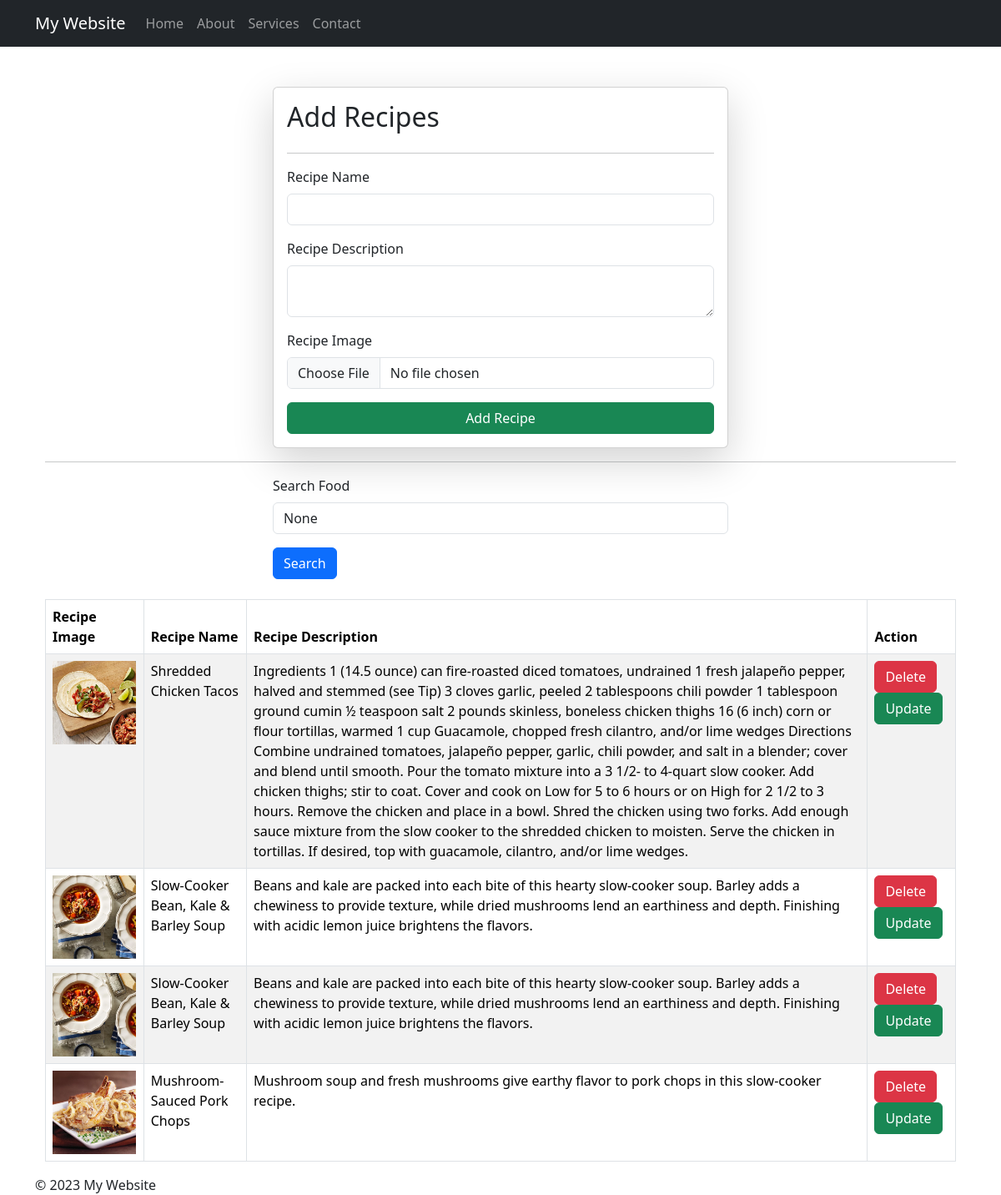
Page /recipes/ on the earlier database version.
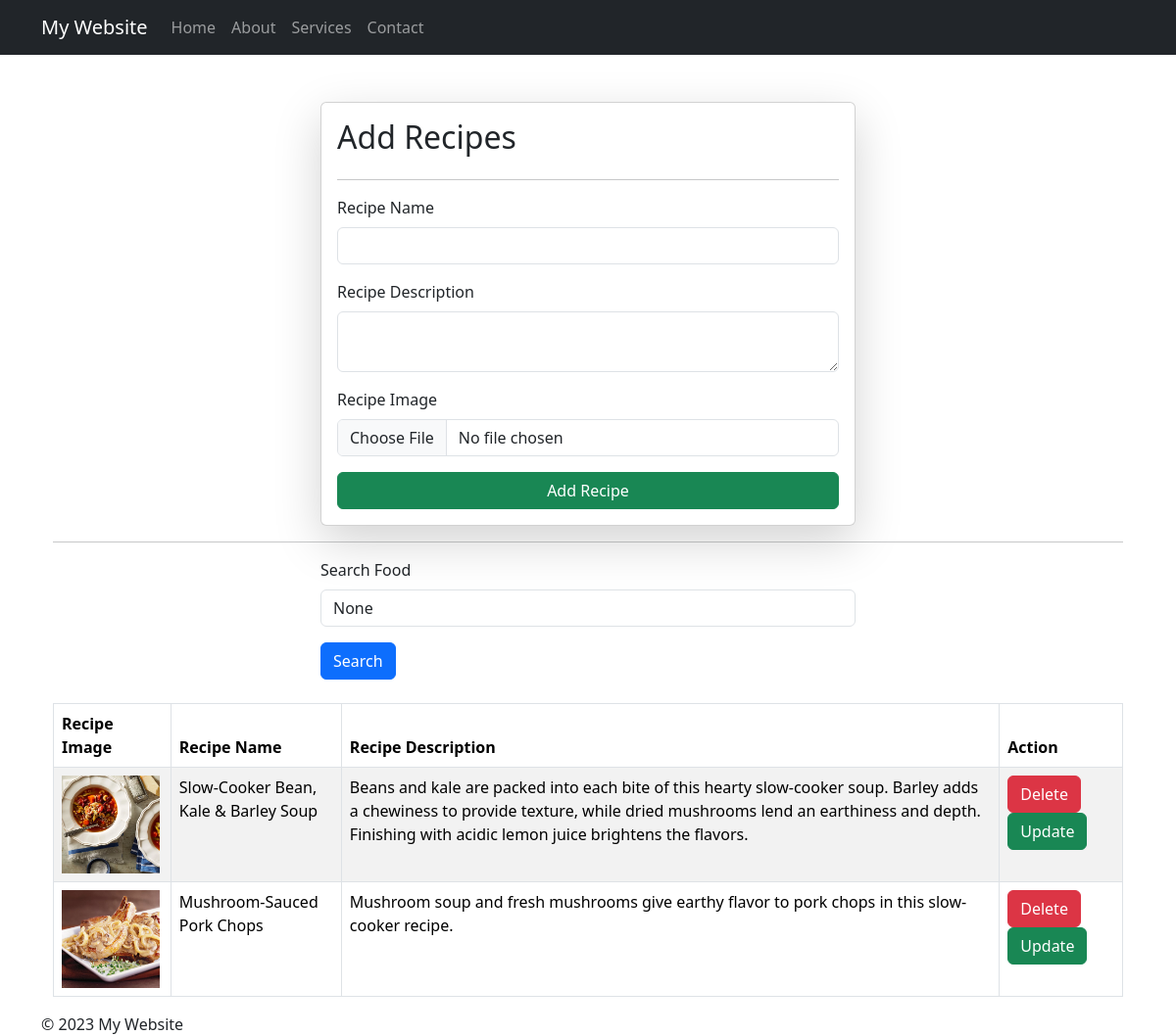
Same page on the later database version.
### Recipes/models.py (models this page shows)
class Recipe(models.Model):
    recipe_name = models.CharField(max_length=100)
    recipe_description = models.TextField()
    recipe_image = models.ImageField(upload_to="recipe_images")

### Recipes/views.py (the view, shortened to what this page needs)
# urls.py: path('recipes/', include("Recipes.urls")),
def recipes(request):
    if request.method == "GET":
        queryset = Recipe.objects.all()
        if request.GET.get('search'):
            queryset = queryset.filter(recipe_name__icontains=request.GET.get('search'))
        context = {'recipes': queryset, 'search_param': request.GET.get('search')}
        return render(request, "recipes.html", context)

### Recipes/templates/recipes.html (shortened to what this page needs)
{% extends "base.html" %}
{% block content %}
<div class = "container mt-5">
  <form class="col-6 mx-auto card p-3 shadow-lg" method="post" enctype="multipart/form-data">
    <h2>Add Recipes</h2>
    <hr>
    <div class="mb-3">
      <label class="form-label">Recipe Name</label>
      <input type="text" class="form-control" name="recipe_name" required>
    </div>
    <div class="mb-3">
      <label class="form-label">Recipe Description</label>
      <textarea name="recipe_description" class="form-control" required></textarea>
    </div>
    <div class="mb-3">
      <label class="form-label">Recipe Image</label>
      <input name="recipe_image" type="file" class="form-control" >
    </div>
    <button type="submit" class="btn btn-success">Add Recipe</button>
  </form>
  <hr>
  <div class="mx-auto col-6">
    <form>
      <div class="mb-3">
        <label class="form-label">Search Food</label>
        <input name="search" type="text" class="form-control" placeholder="Search your favorite recipe" value="{{search_param}}">
      </div>
      <button type="submit" class="btn btn-primary">Search</button>
    </form>
  </div>
  <br>
  <table class="table table-bordered table-striped">
  <thead>
    <tr>
      <th scope="col">Recipe Image</th>
      <th scope="col">Recipe Name</th>
      <th scope="col">Recipe Description</th>
      <th scope="col">Action</th>
    </tr>
  </thead>
  <tbody>
    {% for recipe in recipes %}
      <tr>
        <td>
          <img src="/media/{{recipe.recipe_image }}" class="img-rounded" style="height: 100px">
        </td>
        <td> {{recipe.recipe_name }} </td>
        <td> {{recipe.recipe_description }} </td>
        <td>
          <a href="DeleteRecipe/{{recipe.id}}/" class="btn btn-danger">Delete</a>
          <a href="UpdateRecipe/{{recipe.id}}/" class="btn btn-success">Update</a>
        </td>
      </tr>
    {% endfor %}
  </tbody>
</table>
</div>
{% endblock %}

Differences in the rows shown:
removed Recipe: recipe_image (picture), recipe_name "Shredded Chicken Tacos", recipe_description "Ingredients 1 (14.5 ounce) can fire-roasted diced tomatoes, undrained 1 fresh jalapeño pepper, halved and stemmed (see Tip) 3 cloves garlic, peeled 2 tablespoons chili powder 1 tablespoon ground cumin ½ teaspoon salt 2 pounds skinless, boneless chicken thighs 16 (6 inch) corn or flour tortillas, warmed 1 cup Guacamole, chopped fresh cilantro, and/or lime wedges Directions Combine undrained tomatoes, jalapeño pepper, garlic, chili powder, and salt in a blender; cover and blend until smooth. Pour the tomato mixture into a 3 1/2- to 4-quart slow cooker. Add chicken thighs; stir to coat. Cover and cook on Low for 5 to 6 hours or on High for 2 1/2 to 3 hours. Remove the chicken and place in a…"
removed Recipe: recipe_image (picture), recipe_name "Slow-Cooker Bean, Kale & Barley Soup", recipe_description "Beans and kale are packed into each bite of this hearty slow-cooker soup. Barley adds a chewiness to provide texture, while dried mushrooms lend an earthiness and depth. Finishing with acidic lemon juice brightens the flavors."
